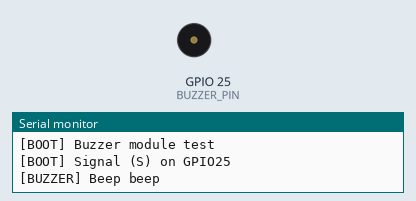
This sketch was run on a simulated ESP32. On the bench: buzzer (waves = sounding), the last lines printed to the serial monitor.

Above: at 1.7 s.
At 4.82 s:
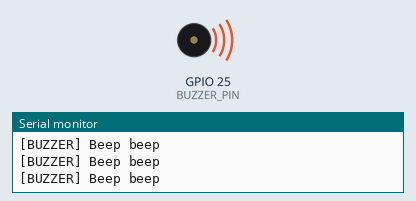
Timing chart, 0 to 5.1 s (numbered marks = the images above):
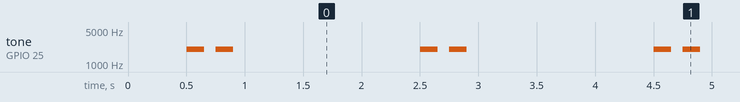

The sketch:

SmartFridge_ESP32_Buzzer.ino
```cpp
/*
 * SmartFridge — Buzzer module (isolated test)
 *
 * US #10 — audio alerts (door open / temperature alarm). Standalone
 * sketch: NO camera, NO WiFi, NO display. Purpose: confirm wiring and
 * sound output on GPIO 25 before integrating into a board sketch.
 *
 * Wiring (3-pin KY-006 style passive buzzer module):
 *   "+" / VCC → 3.3V
 *   "-" / GND → GND
 *   "S"       → GPIO 25   (free pin on CH devkit)
 *
 * Runs on any ESP32 (devkit or CAM). Plays a short beep pattern every
 * 2 seconds using tone(); watch the serial log (115200 baud) and listen
 * for the buzzer.
 */

#define BUZZER_PIN  25     // free pin on CH devkit

void setup() {
  Serial.begin(115200);
  delay(500);
  Serial.println("\n[BOOT] Buzzer module test");
  Serial.printf("[BOOT] Signal (S) on GPIO%d\n", BUZZER_PIN);
  pinMode(BUZZER_PIN, OUTPUT);
}

void loop() {
  Serial.println("[BUZZER] Beep beep");
  tone(BUZZER_PIN, 2000, 150);
  delay(250);
  tone(BUZZER_PIN, 2000, 150);
  delay(250);
  noTone(BUZZER_PIN);

  delay(1500);
}
```

Measured:
- by itself, tone on GPIO 25 (BUZZER_PIN): repeats every 2.0 s: silent 0.10 s, 2000 Hz 0.15 s, silent 1.6 s, 2000 Hz 0.15 s
